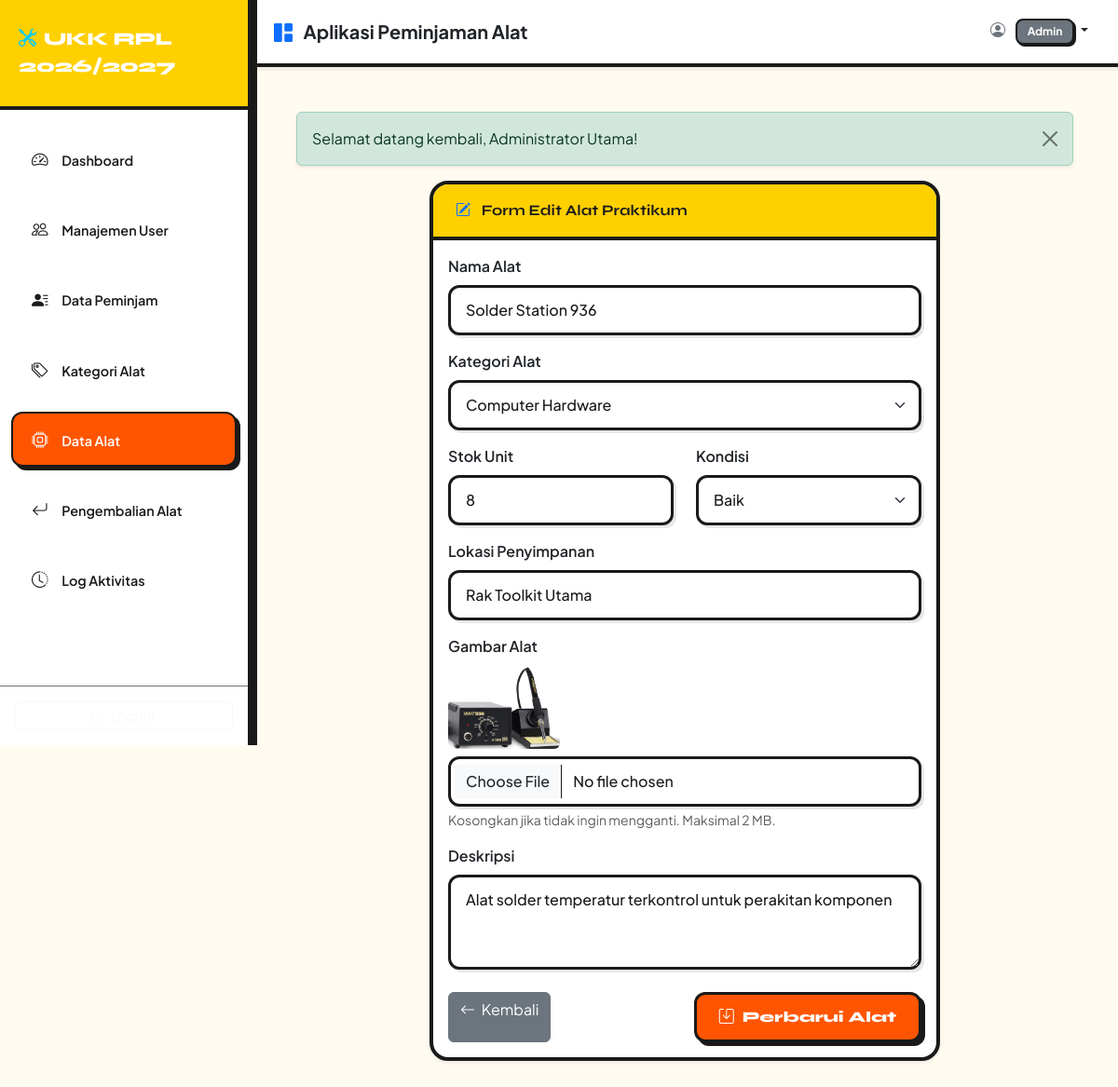
The app's page /public/index.php?route=admin/alat/edit&id=6 (signed in) with its own data.
### tables this page shows
CREATE TABLE alat (
    id_alat INT AUTO_INCREMENT PRIMARY KEY,
    id_kategori INT NOT NULL,
    nama_alat VARCHAR(150) NOT NULL,
    deskripsi TEXT,
    stok INT NOT NULL CHECK (stok >= 0),
    kondisi VARCHAR(50) NOT NULL DEFAULT 'Baik',
    lokasi VARCHAR(100) NOT NULL,
    gambar VARCHAR(255) NULL,
    created_at TIMESTAMP DEFAULT CURRENT_TIMESTAMP,
    FOREIGN KEY (id_kategori) REFERENCES kategori(id_kategori) ON DELETE RESTRICT ON UPDATE CASCADE,
    INDEX idx_kategori (id_kategori),
    INDEX idx_nama_alat (nama_alat)
);

CREATE TABLE kategori (
    id_kategori INT AUTO_INCREMENT PRIMARY KEY,
    nama_kategori VARCHAR(100) NOT NULL,
    deskripsi TEXT,
    created_at TIMESTAMP DEFAULT CURRENT_TIMESTAMP
);

### controllers/AlatController.php (called while the page is built, shortened)
<?php
require_once __DIR__ . '/../models/Alat.php';
require_once __DIR__ . '/../models/Kategori.php';
class AlatController {
    public function edit() {
        $id = $_GET['id'] ?? null;
        $config = include __DIR__ . '/../config/app.php';
        $alatModel = new Alat();
        $kategoriModel = new Kategori();
        $alat = $alatModel->findById($id);
        $kategoris = $kategoriModel->getAll();
        require_once __DIR__ . '/../views/admin/alat/edit.php';
    }
}

### public/index.php (called while the page is built, shortened)
<?php
require_once __DIR__ . '/../config/app.php';
require_once __DIR__ . '/../routes/web.php';

### config/app.php (called while the page is built)
<?php
return [
    'app_name' => 'Aplikasi Peminjaman Alat UKK RPL',
    'app_version' => '1.0.0',
    'base_url' => 'http://localhost/aplikasi-peminjaman-1/public',
    'denda_per_hari' => 5000.00
];

### config/database.php (called while the page is built)
<?php
class Database {
    private static $instance = null;
    private $pdo;
    private $host = 'localhost';
    private $db_name = 'db_peminjaman';
    private $username = 'root';
    private $password = '';
    private function __construct() {
        try {
            $dsn = "mysql:host=" . $this->host . ";dbname=" . $this->db_name . ";charset=utf8mb4";
            $options = [
                PDO::ATTR_ERRMODE => PDO::ERRMODE_EXCEPTION,
                PDO::ATTR_DEFAULT_FETCH_MODE => PDO::FETCH_ASSOC,
                PDO::ATTR_EMULATE_PREPARES => false,
            ];
            $this->pdo = new PDO($dsn, $this->username, $this->password, $options);
        } catch(PDOException $e) {
            die("Koneksi Database Gagal: " . $e->getMessage());
        }
    }
    public static function getInstance() {
        if (self::$instance === null) {
            self::$instance = new self();
        }
        return self::$instance;
    }
    public function getConnection() {
        return $this->pdo;
    }
}

### models/Alat.php (called while the page is built, shortened)
<?php
require_once __DIR__ . '/../config/database.php';
class Alat {
    private $db;
    public function __construct() {
        $this->db = Database::getInstance()->getConnection();
    }
    public function findById($id) {
        $stmt = $this->db->prepare("SELECT a.*, k.nama_kategori FROM alat a JOIN kategori k ON a.id_kategori = k.id_kategori WHERE a.id_alat = ?");
        $stmt->execute([$id]);
        return $stmt->fetch();
    }
}

### models/Kategori.php (called while the page is built, shortened)
<?php
require_once __DIR__ . '/../config/database.php';
class Kategori {
    private $db;
    public function __construct() {
        $this->db = Database::getInstance()->getConnection();
    }
    public function getAll($search = null) {
        $sql = "SELECT k.*, (SELECT COUNT(*) FROM alat a WHERE a.id_kategori = k.id_kategori) as jumlah_alat FROM kategori k WHERE 1=1";
        $params = [];
        $sql .= " ORDER BY k.id_kategori DESC";
        $stmt = $this->db->prepare($sql);
        $stmt->execute($params);
        return $stmt->fetchAll();
    }
}

### views/admin/alat/edit.php (the view, shortened to what this page needs)
<?php
require_once __DIR__ . '/../../layouts/header.php';
require_once __DIR__ . '/../../layouts/sidebar.php';
require_once __DIR__ . '/../../layouts/navbar.php';
?>
<div class="row justify-content-center">
    <div class="col-md-8">
        <div class="card shadow-sm">
            <div class="card-header bg-white fw-bold py-3">
                <i class="bi bi-pencil-square me-2 text-primary"></i> Form Edit Alat Praktikum
            </div>
            <div class="card-body">
                <form action="<?php echo $config['base_url']; ?>/index.php?route=admin/alat/update" method="POST" enctype="multipart/form-data">
                    <div class="mb-3">
                        <label class="form-label fw-semibold">Nama Alat</label>
                        <input type="text" name="nama_alat" class="form-control" value="<?php echo htmlspecialchars($alat['nama_alat']); ?>" required>
                    </div>
                    <div class="mb-3">
                        <label class="form-label fw-semibold">Kategori Alat</label>
                        <select name="id_kategori" class="form-select" required>
                            <?php foreach ($kategoris as $kat): ?>
                                <option value="<?php echo $kat['id_kategori']; ?>" <?php echo ($alat['id_kategori'] == $kat['id_kategori']) ? 'selected' : ''; ?>>
                                    <?php echo htmlspecialchars($kat['nama_kategori']); ?>
                                </option>
                            <?php endforeach; ?>
                        </select>
                    </div>
                    <div class="row">
                        <div class="col-md-6 mb-3">
                            <label class="form-label fw-semibold">Stok Unit</label>
                            <input type="number" name="stok" class="form-control" min="0" value="<?php echo $alat['stok']; ?>" required>
                        </div>
                        <div class="col-md-6 mb-3">
                            <label class="form-label fw-semibold">Kondisi</label>
                            <select name="kondisi" class="form-select" required>
                                <option value="Baik" <?php echo ($alat['kondisi'] === 'Baik') ? 'selected' : ''; ?>>Baik</option>
                            </select>
                        </div>
                    </div>
                    <div class="mb-3">
                        <label class="form-label fw-semibold">Lokasi Penyimpanan</label>
                        <input type="text" name="lokasi" class="form-control" value="<?php echo htmlspecialchars($alat['lokasi']); ?>" required>
                    </div>
                    <div class="mb-3">
                        <label class="form-label fw-semibold">Gambar Alat</label>
                        <?php if (!empty($alat['gambar'])): ?><img src="<?php echo $config['base_url'] . '/assets/img/alat/' . rawurlencode($alat['gambar']); ?>" alt="<?php echo htmlspecialchars($alat['nama_alat']); ?>" class="d-block rounded mb-2" style="width:120px;height:90px;object-fit:cover"><?php endif; ?>
                        <input type="file" name="gambar" class="form-control" accept="image/jpeg,image/png,image/webp">
                        <div class="form-text">Kosongkan jika tidak ingin mengganti. Maksimal 2 MB.</div>
                    </div>
                    <div class="mb-4">
                        <label class="form-label fw-semibold">Deskripsi</label>
                        <textarea name="deskripsi" class="form-control" rows="3"><?php echo htmlspecialchars($alat['deskripsi']); ?></textarea>
                    </div>
                    <div class="d-flex justify-content-between">
                        <a href="<?php echo $config['base_url']; ?>/index.php?route=admin/alat" class="btn btn-secondary">
                            <i class="bi bi-arrow-left me-1"></i> Kembali
                        </a>
                        <button type="submit" class="btn btn-primary">
                            <i class="bi bi-save me-1"></i> Perbarui Alat
                        </button>
                    </div>
                </form>
            </div>
        </div>
    </div>
</div>
<?php require_once __DIR__ . '/../../layouts/footer.php'; ?>

### views/layouts/header.php (style rules this page uses)
:root { --ov-bg: #fffbf0; --ov-surface: #ffffff; --ov-text: #1a1a1a; --ov-muted: #666666; --ov-border: #1a1a1a; --ov-accent: #ff5500; --ov-yellow: #ffd000; }
body { background-color: var(--ov-bg); color: var(--ov-text); font-family: 'Plus Jakarta Sans', sans-serif; min-height: 100vh; }
.card { background-color: var(--ov-surface); border: 4px solid var(--ov-border); border-radius: 20px; box-shadow: 6px 6px 0 0 var(--ov-border); transition: all 0.15s ease; }
.card-header { background-color: var(--ov-yellow) !important; border-bottom: 4px solid var(--ov-border) !important; color: var(--ov-text) !important; font-family: 'Syne', sans-serif; font-weight: 800; padding: 1.25rem 1.5rem; border-top-left-radius: 16px !important; border-top-right-radius: 16px !important; }
.form-control, .form-select { background-color: #ffffff; border: 3px solid var(--ov-border); border-radius: 12px; color: var(--ov-text); font-weight: 500; padding: 0.75rem 1rem; box-shadow: 3px 3px 0 0 rgba(26, 26, 26, 0.1); }
.btn-primary { background-color: var(--ov-accent); border: 3px solid var(--ov-border); border-radius: 12px; font-family: 'Syne', sans-serif; font-weight: 800; padding: 0.75rem 1.5rem; box-shadow: 4px 4px 0 0 var(--ov-border); transition: all 0.15s ease; color: #fff; }

### records on screen
alat: nama_alat "Solder Station 936", id_kategori "Computer Hardware", stok "8", kondisi "Baik", lokasi "Rak Toolkit Utama", gambar (picture), deskripsi "Alat solder temperatur terkontrol untuk perakitan komponen"

### other values on screen
$_SESSION['role'] "Admin"
$flash['message'] "Selamat datang kembali, Administrator Utama!"
